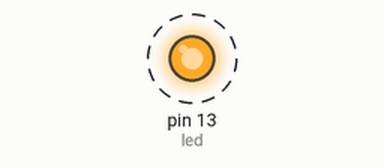
Simulated run of this sketch. Board: Arduino Uno, built with avr-gcc and run on an emulated ATmega328P. Shown: output pins drawn as LEDs (lit = HIGH). Dashed ring = blinking. At 2.0 s the program stops and its outputs stay as they are.

Above: at 1.05 s.
Timing chart, 0 to 3.5 s (numbered marks = the images above):
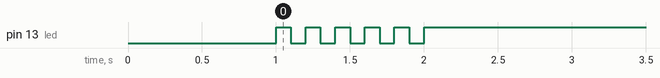

The sketch:

05_practice_2.ino.ino
```cpp
int led = 13;

void setup() {
  pinMode(led, OUTPUT);
  digitalWrite(led, LOW);
  delay(1000);
}

void loop() {

  for(int i=0; i<5; i++){
      digitalWrite(led, HIGH);
      delay(100);
      digitalWrite(led, LOW);
      delay(100);
  }
  digitalWrite(led, HIGH);
  while(1){}
}
```

Measured:
- by itself, pin 13 (led): alternates HIGH for 0.10 s and LOW for 0.10 s, 11 changes in all, then stays HIGH
